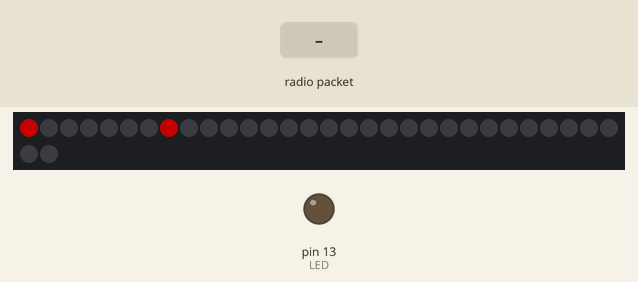
Bench run of a sketch on a simulated Arduino Uno, built with avr-gcc and run on an emulated ATmega328P. Shown: 32 RGB LEDs in strip order, left to right, continuing on the next row, output pins drawn as LEDs (lit = HIGH). Inputs (shaded band) come from the test bench. Dim RGB values are drawn brighter than linear; no radio packets arrive unless stated; pins used as bus, display or sensor lines are not drawn.

Above: at 1.2 s.
2.9 s: radio packet "1" arrives
At 5.1 s:
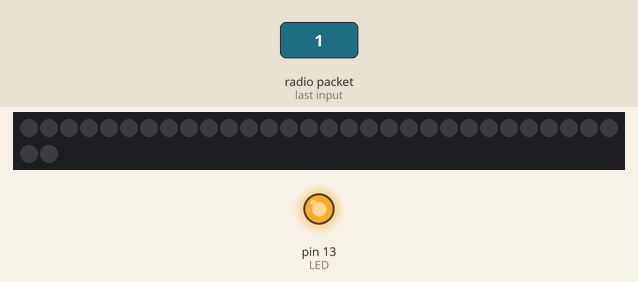
Timing chart, 0 to 6.6 s (numbered marks = the images above; inputs shaded):
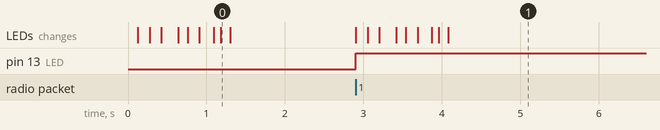

Measured:
- after the input at 2.9 s, pin 13 (LED): LOW → HIGH at once; the LEDs: first change at once (image 1 shows a later state)

The sketch:

fin_lights.ino
```cpp
#include <SPI.h>
#include <RH_RF95.h>
#include <Adafruit_NeoPixel.h>

#define NEO_PIN 6

/* for feather m0 */
#define RFM95_CS 8
#define RFM95_RST 4
#define RFM95_INT 3

#define RF95_FREQ 433.0

#define NNEO  32

#define PIXEL_COLOR 0x00600000

// Singleton instance of the radio driver
static RH_RF95 rf95(RFM95_CS, RFM95_INT);
static Adafruit_NeoPixel strip = Adafruit_NeoPixel(NNEO, NEO_PIN, NEO_GRB + NEO_KHZ800);

// Blinky on receipt
#define LED 13
#define SPEED 30

static void
dolights()
{
      strip.setPixelColor(0, PIXEL_COLOR);
      strip.show();
      delay(5*SPEED);
      strip.setPixelColor(0, 0);
      strip.setPixelColor(1, PIXEL_COLOR);
      strip.show();
      delay(5*SPEED);
      strip.setPixelColor(1, 0);
      strip.setPixelColor(3, PIXEL_COLOR);
      strip.show();
      delay(7*SPEED);
      strip.setPixelColor(3, 0);
      strip.setPixelColor(5, PIXEL_COLOR);
      strip.setPixelColor(6, PIXEL_COLOR);
      strip.show();
      delay(4*SPEED);
      strip.setPixelColor(5, 0);
      strip.setPixelColor(7, PIXEL_COLOR);
      strip.show();
      delay(5*SPEED);
      strip.setPixelColor(6, 0);
      strip.setPixelColor(0, PIXEL_COLOR);
      strip.show();
      delay(6*SPEED);
      strip.setPixelColor(7, 0);
      strip.setPixelColor(0, 0);
      strip.show();
      delay(3*SPEED);
      strip.setPixelColor(7, PIXEL_COLOR);
      strip.setPixelColor(0, PIXEL_COLOR);
      strip.show();
      delay(4*SPEED);
      strip.setPixelColor(7, 0);
      strip.setPixelColor(0, 0);
      strip.show();
      delay(10*SPEED);
}

void
setup()
{
  pinMode(LED, OUTPUT);
  pinMode(RFM95_RST, OUTPUT);
  digitalWrite(RFM95_RST, HIGH);

  //while (!Serial) {
  //}

  delay(100);

  //Serial.begin(9600);
  //delay(100);

  //Serial.println("startup");

  // manual reset
  digitalWrite(RFM95_RST, LOW);
  delay(10);
  digitalWrite(RFM95_RST, HIGH);
  delay(10);

  while (!rf95.init()) {
    //Serial.println("LoRa radio init failed");
    while (1);
  }

  //Serial.println("LoRa radio init OK!");

  // Defaults after init are 434.0MHz, modulation GFSK_Rb250Fd250, +13dbM
  if (!rf95.setFrequency(RF95_FREQ)) {
    //Serial.println("setFrequency failed");
    while (1);
  }

  //Serial.print("Set Freq to: ");
  //Serial.println(RF95_FREQ);

  strip.begin();
  strip.show();

  dolights();

  // Defaults after init are 434.0MHz, 13dBm, Bw = 125 kHz, Cr = 4/5, Sf = 128chips/symbol, CRC on

  // The default transmitter power is 13dBm, using PA_BOOST.
  // If you are using RFM95/96/97/98 modules which uses the PA_BOOST transmitter pin, then
  // you can set transmitter powers from 5 to 23 dBm:
  rf95.setTxPower(23, false);
}

static void
setall(
  uint32_t  rgb)
{
  int pos;

  for (pos = 0; pos < NNEO; ++pos) {
    strip.setPixelColor(pos, rgb);
  }

  strip.show();
}

void
loop()
{
  if (rf95.available()) {
    // Should be a message for us now
    uint8_t buf[RH_RF95_MAX_MESSAGE_LEN];
    uint8_t len = sizeof(buf);
    int pos;
    uint32_t rgb;

    if (rf95.recv(buf, &len)) {
      digitalWrite(LED, HIGH);
      RH_RF95::printBuffer("Received: ", buf, len);
      //Serial.print("Got: ");
      //Serial.println((char *) buf);
      //Serial.print("RSSI: ");
      //Serial.println(rf95.lastRssi(), DEC);

      dolights();
    } else {
      //Serial.println("Receive failed");
    }
  }
}
```
